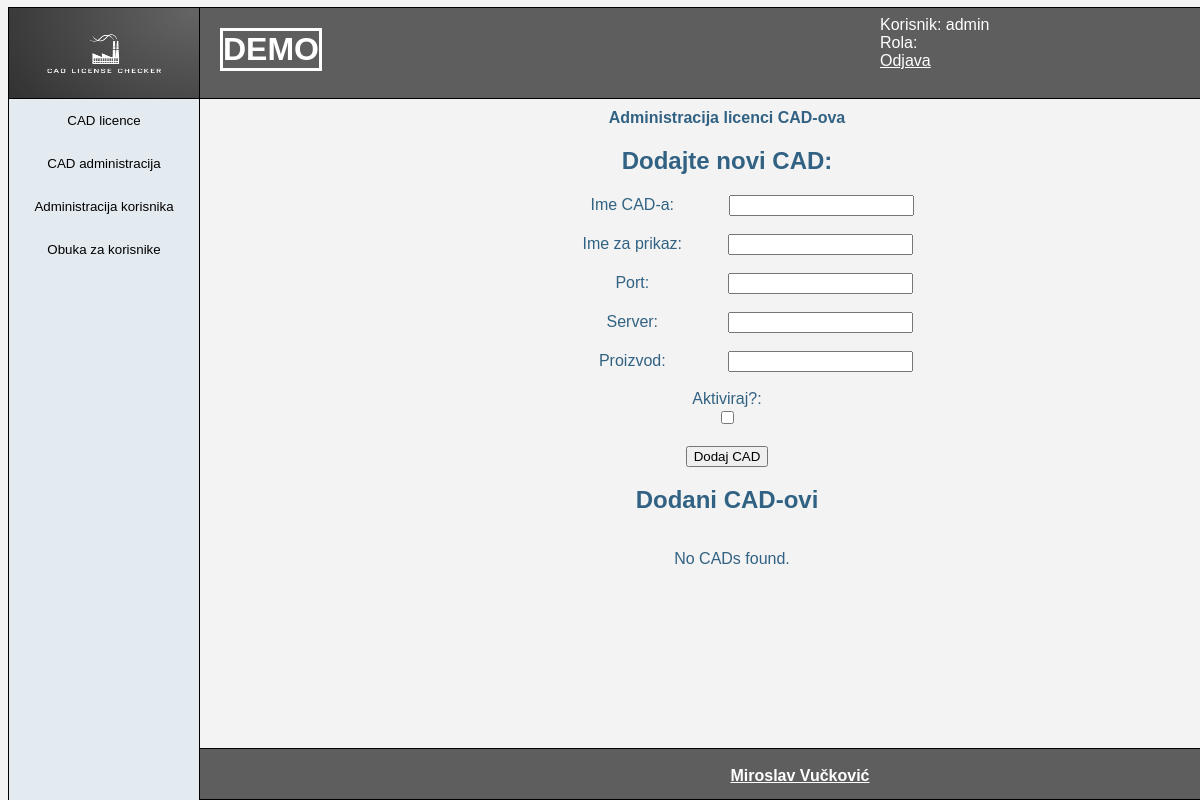
/index.php?page=cad-admin (signed in), run on an earlier commit of the app's database.
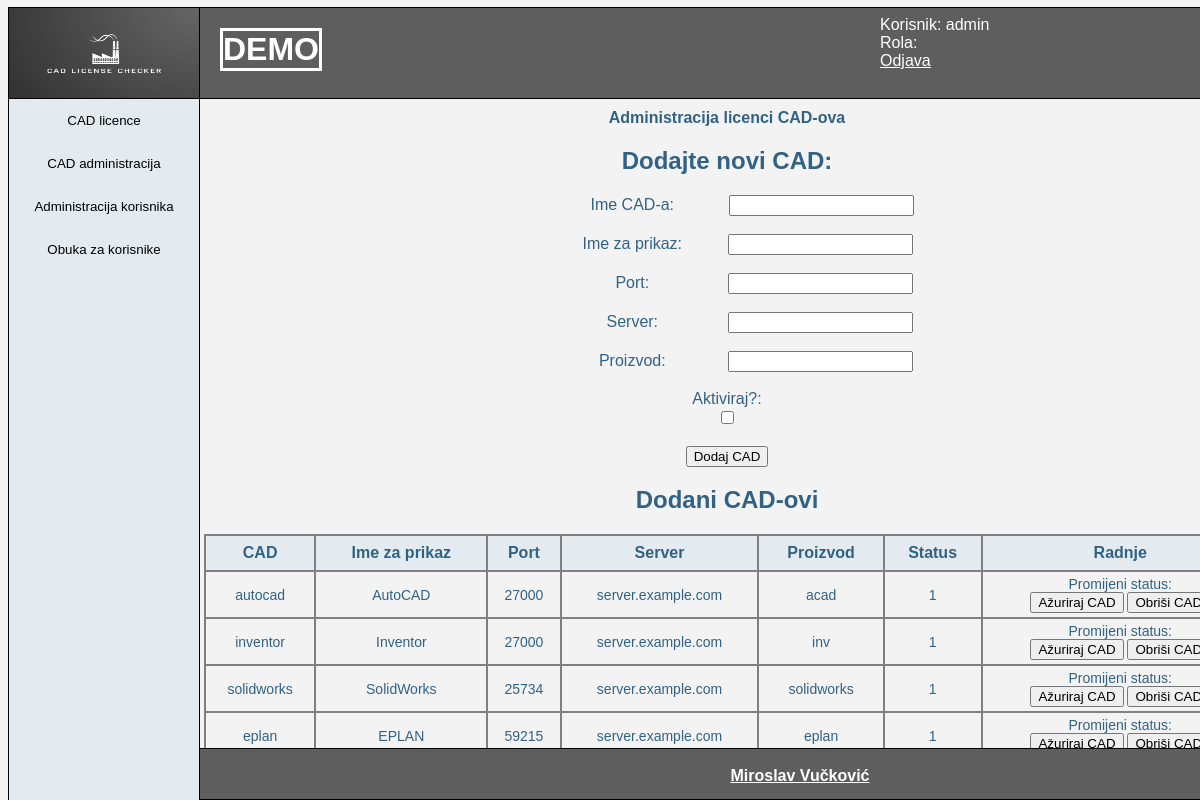
And on a later commit of the database.
### tables this page shows
CREATE TABLE cad_systems (
    id INT AUTO_INCREMENT PRIMARY KEY,
    cad_name VARCHAR(255) NOT NULL,
    display_name VARCHAR(255) NOT NULL,
    port INT NOT NULL,
    server VARCHAR(255) NOT NULL,
    product VARCHAR(255) NOT NULL,
    active BOOLEAN NOT NULL DEFAULT TRUE,
    created_at TIMESTAMP DEFAULT CURRENT_TIMESTAMP
);

### app/views/cad-admin.php (the view, shortened to what this page needs)
<?php
require("config/database_pdo.php");
$cadQuery = $pdo->query("SELECT cad_systems.id, cad_systems.cad_name, cad_systems.display_name, cad_systems.port, cad_systems.server, cad_systems.product, cad_systems.active
                          FROM cad_systems");
$cads = $cadQuery->fetchAll(PDO::FETCH_ASSOC);
?>
<div class="cad-mgmt-container">
    <h1>Administracija licenci CAD-ova</h1>
    <h2>Dodajte novi CAD:</h2>
    <form id="cad-add-user-form" action="" method="POST">
        <label for="cad-name">Ime CAD-a:</label>
        <input type="text" id="cad-name" name="cad-name" required><br><br>
        <label for="cad_display_name">Ime za prikaz:</label>
        <input type="text" id="cad_display_name" name="cad_display_name" required><br><br>
        <label for="cad-port">Port:</label>
        <input type="text" id="cad-port" name="cad-port" required><br><br>
        <label for="cad-server">Server:</label>
        <input type="text" id="cad-server" name="cad-server" required><br><br>
        <label for="cad-product">Proizvod:</label>
        <input type="text" id="cad-product" name="cad-product" required><br><br>
        <label for="roles">Aktiviraj?:</label><br>
        <input type="checkbox" id="cad-active" name="cad-active" value="true">
        <br>
        <br>
        <input type="submit" value="Dodaj CAD">
    </form>
    <h2>Dodani CAD-ovi</h2>
    <div class="cad-table-container">
        <?php if (!empty($cads)): ?>
            <table border="1">
                <tr>
                    <th>CAD</th>
                    <th>Ime za prikaz</th>
                    <th>Port</th>
                    <th>Server</th>
                    <th>Proizvod</th>
                    <th>Status</th>
                    <th>Radnje</th>
                </tr>
                <?php foreach ($cads as $cad): ?>
                    <tr>
                        <td><?= htmlspecialchars($cad['cad_name']); ?></td>
                        <td><?= htmlspecialchars($cad['display_name']); ?></td>
                        <td><?= htmlspecialchars($cad['port']); ?></td>
                        <td><?= htmlspecialchars($cad['server']); ?></td>
                        <td><?= htmlspecialchars($cad['product']); ?></td>
                        <td><?= htmlspecialchars($cad['active']); ?></td>
                        <td>
                            <form action="" method="POST" style="display:inline;">
                                <label for="roles_<?= $cad['id']; ?>">Promijeni status:</label><br>
                                <input type="submit" value="Ažuriraj CAD">
                            </form>
                            <form action="" method="POST" style="display:inline;">
                                <input type="submit" value="Obriši CAD"
                                    onclick="return confirm('Sigurno želite obrisati ovaj CAD?');">
                            </form>
                        </td>
                    </tr>
                <?php endforeach; ?>
            </table>
        <?php else: ?>
            <p>No CADs found.</p>
        <?php endif; ?>
    </div>
</div>

### app/views/account-header.php (shortened to what this page needs)
<?php
$demoMode = true;
echo "<header class='account-header'>";
if ($demoMode == true) {
    echo "<figure class='demo'>";
    echo "DEMO";
    echo "</figure>";
}
echo "<figure class='account-box'>";
if (isset($_SESSION['username'])) {
    $username = $_SESSION['username'];
    $role_desc = $_SESSION['role_desc'];
    echo "<div class='login'>";
    echo "Korisnik: ";
    echo htmlspecialchars($username);
    echo "<br>";
    echo "Rola: " . translateRoleDescriptions(htmlspecialchars($role_desc));
    echo "<br>";
    echo "<a class='login' href='app/models/logout.php'>Odjava</a>";
    echo "</div>";
}
echo "</figure>";
echo "</header>";

### app/views/sidebar.php (shortened to what this page needs)
<?php
$role_id = $_SESSION['role_id'];
$cad_lics = '<button class="sidebar-links" onclick="window.location.href=\'index.php?page=cad-lics\'">CAD licence</button>';
$cad_admin = '<button class="sidebar-links" onclick="window.location.href=\'index.php?page=cad-admin\'">CAD administracija</button>';
$user_admin = '<button class="sidebar-links" onclick="window.location.href=\'index.php?page=user-admin\'">Administracija korisnika</button>';
$user_training = '<button class="sidebar-links" onclick="window.location.href=\'index.php?page=training\'">Obuka za korisnike</button>';
echo "<a id=logo-sidebar href='index.php'>  <img src='public/images/clc_logo.png' alt='CLC logo'></a> ";
echo "<aside class='sidebar'>";
switch ($role_id) {
    case 1:
        echo $cad_lics;
        echo $cad_admin;
        echo $user_admin;
        echo $user_training;
        break;
}
echo "</aside>";

### index.php (shortened to what this page needs)
<?php
    readfile("app/views/head.html");
    include "app/views/account-header.php";
    include "app/views/sidebar.php";
    echo "<body>";
    echo "<main>";
    if (isset($_SESSION['logged_in'])) {
    if (isset($_GET['page'])) {
        $page = $_GET['page'];
        switch ($page) {
            case "cad-admin";
                include "app/views/cad-admin.php";
                break;
        }
    }
    echo "</main>";
    echo "</body>";
    readfile("app/views/footer.html");
} else {
    include "app/views/training.html";
}

### public/css/main.css (style rules this page uses)
html { font-family: "Helvetica", "Lucida Console", "Courier New", monospace; }
h1 { font-size: medium; }
body { background-color: #F3F3F3; color: #326283; font-size: medium; text-align: center; height: 97vh; }
.sidebar { border-left: 1px solid black; border-top: 1px solid black; border-right: 1px solid black; position: fixed; top: 98px; width: 190px; height: 100vh; background-color: #E4EBF0; color: #9AB6CA; }
.sidebar-links { background-color: inherit; border: none; outline: none; cursor: pointer; padding: 14px 16px; transition: 0.3s; text-align: center; width: inherit; }
#logo-sidebar { position: fixed; top: 7px; left: 8px; border: 1px solid black; width: 190px; height: 90px; text-align: center; }
img { width: 190px; height: 90px; }
.account-header { border: 1px solid black; background-color: #5E5E5E; position: fixed; top: 7px; left: 199px; width: 100vw; height: 90px; }
.account-box { position: fixed; top: 0px; right: 0px; width: 280px; height: inherit; text-align: left; color: white; }
main { position: fixed; top: 98px; left: 199px; width: 88%; height: 80%; box-sizing: content-box; vertical-align: middle; }
table { width: 100%; height: auto; border-collapse: collapse; overflow-y: auto; }
th { background-color: #E4EBF0; border: 2px solid grey; padding: 8px; text-align: center; font-size: 16px; }
td { border: 2px solid grey; padding: 4px; text-align: center; font-size: 14px; }
footer { border: 1px solid black; bottom: 0; font-weight: bold; background-color: #5E5E5E; position: fixed; left: 199px; bottom: 0; width: 100vw; height: 50px; text-align: center; vertical-align: middle; margin-top: 5px; color: white; }
a { color: white; }
.demo { position: relative; top: 20px; bottom: 0px; left: 20px; color: white; border: 3px solid white; font-size: xx-large; font-weight: bolder; margin: 0px; width: fit-content; }
#cad-add-user-form { position: relative; left: calc(50% - 250px); width:500px; }
.cad-table-container { overflow-y: auto; height: 300px; position: relative; left: 5px; }
#cad-name { position: relative; left: 50px; }
#cad_display_name { position: relative; left: 41px; }
#cad-port { position: relative; left: 74px; }
#cad-server { position: relative; left: 65px; }
#cad-product { position: relative; left: 58px; }

What changed in the data, as far as the page shows it:
added cad_systems: cad_name "autocad", display_name "AutoCAD", port "27000", server "server.example.com", product "acad", active "1"
added cad_systems: cad_name "inventor", display_name "Inventor", port "27000", server "server.example.com", product "inv", active "1"
added cad_systems: cad_name "solidworks", display_name "SolidWorks", port "25734", server "server.example.com", product "solidworks", active "1"
added cad_systems: cad_name "eplan", display_name "EPLAN", port "59215", server "server.example.com", product "eplan", active "1"
Also different on the page:
text no longer shown: "No CADs found."
text now shown: "CAD Ime za prikaz Port Server Proizvod Status Radnje"
